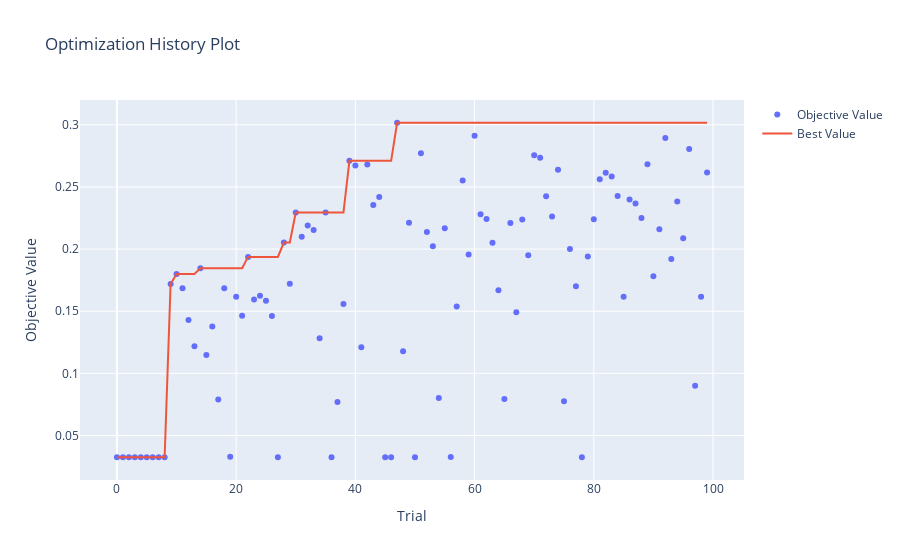

Here is the notebook cell this chart was saved with:
### Code cell
fig = optuna.visualization.plot_optimization_history(study)
fig.show()
